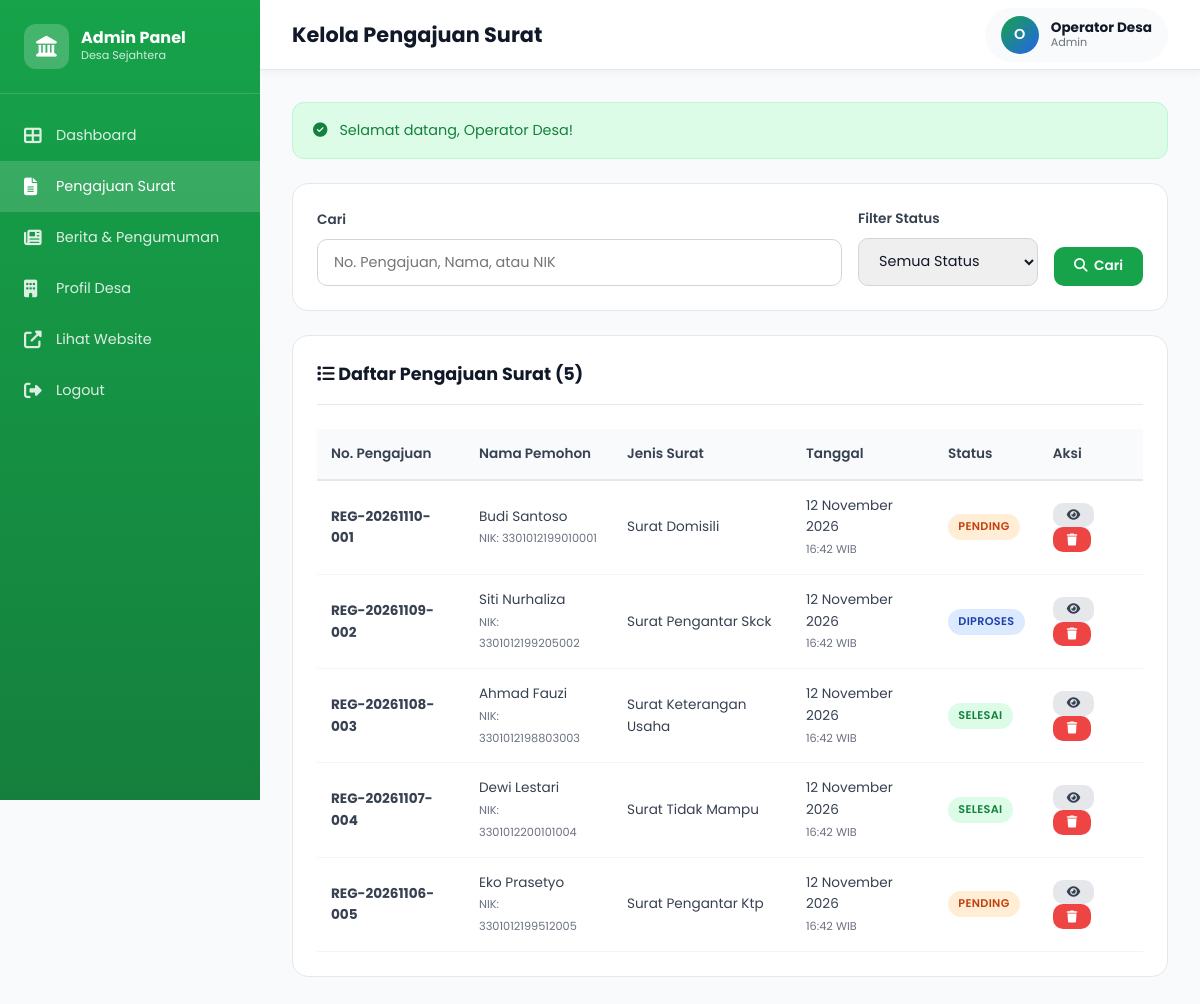
Screenshot of /admin/pengajuan.php (signed in) with the database file from the repository.
### tables this page shows
CREATE TABLE pengajuan_surat (
  id INT PRIMARY KEY AUTO_INCREMENT,
  nomor_pengajuan VARCHAR(50) UNIQUE NOT NULL,
  jenis_surat ENUM(
    'surat_domisili',
    'surat_pengantar_ktp',
    'surat_pengantar_kk',
    'surat_tidak_mampu',
    'surat_kelahiran',
    'surat_keterangan_usaha',
    'surat_pengantar_skck',
    'surat_keterangan_ahli_waris',
    'surat_keterangan_pindah',
    'surat_izin_keramaian',
    'lainnya'
  ) NOT NULL,
  nik VARCHAR(16) NOT NULL,
  nama_pemohon VARCHAR(100) NOT NULL,
  tempat_lahir VARCHAR(100),
  tanggal_lahir DATE,
  jenis_kelamin ENUM('L', 'P'),
  pekerjaan VARCHAR(100),
  alamat TEXT,
  no_telepon VARCHAR(20),
  email VARCHAR(100),
  keperluan TEXT,
  keterangan_tambahan TEXT,
  berkas_pendukung VARCHAR(255),
  status ENUM('pending', 'diproses', 'selesai', 'ditolak') DEFAULT 'pending',
  catatan_admin TEXT,
  tanggal_selesai DATE,
  created_at TIMESTAMP DEFAULT CURRENT_TIMESTAMP,
  updated_at TIMESTAMP DEFAULT CURRENT_TIMESTAMP ON UPDATE CURRENT_TIMESTAMP
);

### config/database.php (called while the page is built, shortened)
<?php
function getConnection() {
    static $conn = null;
    if ($conn === null) {
        $conn = @new mysqli(DB_HOST, DB_USER, DB_PASS, DB_NAME, (int)DB_PORT);
        $conn->options(MYSQLI_OPT_CONNECT_TIMEOUT, DB_TIMEOUT);
        $conn->query("SET time_zone = '+07:00'");
    }
    return $conn;
}
function prepareStatement($query, $params = [], $types = '') {
    $conn = getConnection();
    $stmt = $conn->prepare($query);
    return $stmt;
}
function fetchAll($query, $params = [], $types = '') {
    $stmt = prepareStatement($query, $params, $types);
    if (!$stmt->execute()) {
        error_log("Execute query failed in fetchAll: " . $stmt->error);
        $stmt->close();
        return [];
    }
    $result = $stmt->get_result();
    $rows = [];
    while ($row = $result->fetch_assoc()) {
        $rows[] = $row;
    }
    return $rows;
}

### includes/functions.php (called while the page is built, shortened)
<?php
require_once __DIR__ . '/../config/database.php';
function sanitize($data) {
    $data = trim($data);
    $data = stripslashes($data);
    $data = htmlspecialchars($data, ENT_QUOTES, 'UTF-8');
    return $data;
}
function formatTanggal($date, $showTime = false) {
    $bulan = [
        1 => 'Januari', 'Februari', 'Maret', 'April', 'Mei', 'Juni',
        'Juli', 'Agustus', 'September', 'Oktober', 'November', 'Desember'
    ];
    $timestamp = strtotime($date);
    $tanggal = date('j', $timestamp);
    $bulanAngka = date('n', $timestamp);
    $tahun = date('Y', $timestamp);
    $result = $tanggal . ' ' . $bulan[$bulanAngka] . ' ' . $tahun;
    return $result;
}
function getStatusBadge($status) {
    $badges = [
        'pending' => ['class' => 'warning', 'text' => 'Pending'],
        'diproses' => ['class' => 'info', 'text' => 'Diproses'],
        'selesai' => ['class' => 'success', 'text' => 'Selesai'],
        'ditolak' => ['class' => 'danger', 'text' => 'Ditolak']
    ];
    return $badges[$status] ?? ['class' => 'secondary', 'text' => 'Unknown'];
}

### admin/pengajuan.php (the view, shortened to what this page needs)
<?php
include 'includes/header.php';
$filter_status = $_GET['status'] ?? 'all';
$search = $_GET['search'] ?? '';
$where = "1=1";
$params = [];
$types = '';
$pengajuan = fetchAll(
    "SELECT * FROM pengajuan_surat WHERE $where ORDER BY created_at DESC",
    $params,
    $types
);
?>
<div class="card">
    <form method="GET" style="display: flex; gap: 1rem; align-items: end; flex-wrap: wrap;">
        <div class="form-group" style="margin-bottom: 0; flex: 1; min-width: 200px;">
            <label>Cari</label>
            <input type="text" name="search" class="form-control" placeholder="No. Pengajuan, Nama, atau NIK" value="<?php echo htmlspecialchars($search); ?>" />
        </div>
        <div class="form-group" style="margin-bottom: 0; min-width: 180px;">
            <label>Filter Status</label>
            <select name="status" class="form-control">
                <option value="all" <?php echo $filter_status === 'all' ? 'selected' : ''; ?>>Semua Status</option>
            </select>
        </div>
        <button type="submit" class="btn btn-primary" style="margin-bottom: 0;">
            <i class="fas fa-search"></i> Cari
        </button>
    </form>
</div>
<div class="card">
    <div class="card-header">
        <h3><i class="fas fa-list"></i> Daftar Pengajuan Surat (<?php echo count($pengajuan); ?>)</h3>
    </div>
    <div class="table-responsive">
        <table>
            <thead>
                <tr>
                    <th>No. Pengajuan</th>
                    <th>Nama Pemohon</th>
                    <th>Jenis Surat</th>
                    <th>Tanggal</th>
                    <th>Status</th>
                    <th>Aksi</th>
                </tr>
            </thead>
            <tbody>
                <?php if (!empty($pengajuan)): ?>
                    <?php foreach ($pengajuan as $p):
                        $badge = getStatusBadge($p['status']);
                    ?>
                    <tr>
                        <td><strong><?php echo sanitize($p['nomor_pengajuan']); ?></strong></td>
                        <td><?php echo sanitize($p['nama_pemohon']); ?><br>
                            <small style="color: var(--gray-500);">NIK: <?php echo sanitize($p['nik']); ?></small>
                        </td>
                        <td><?php echo ucwords(str_replace('_', ' ', $p['jenis_surat'])); ?></td>
                        <td><?php echo formatTanggal($p['created_at']); ?><br>
                            <small style="color: var(--gray-500);"><?php echo date('H:i', strtotime($p['created_at'])); ?> WIB</small>
                        </td>
                        <td><span class="badge badge-<?php echo $badge['class']; ?>"><?php echo $badge['text']; ?></span></td>
                        <td>
                            <a href="?id=<?php echo $p['id']; ?>" class="btn btn-sm btn-secondary" title="Detail">
                                <i class="fas fa-eye"></i>
                            </a>
                            <a href="?delete=<?php echo $p['id']; ?>" class="btn btn-sm btn-danger" title="Hapus" data-confirm="Yakin ingin menghapus pengajuan ini?">
                                <i class="fas fa-trash"></i>
                            </a>
                        </td>
                    </tr>
                    <?php endforeach; ?>
                <?php endif; ?>
            </tbody>
        </table>
    </div>
</div>
<?php include 'includes/footer.php'; ?>

### assets/css/admin.css (style rules this page uses)
*, *::before, *::after { box-sizing: border-box; margin: 0; padding: 0; }
:root { --primary: #16a34a; --primary-dark: #15803d; --secondary: #2563eb; --danger: #ef4444; --warning: #f59e0b; --info: #3b82f6; --success: #10b981; --gray-50: #f9fafb; --gray-100: #f3f4f6; --gray-200: #e5e7eb; --gray-300: #d1d5db; --gray-500: #6b7280; --gray-700: #374151; --gray-900: #111827; --white: #ffffff; --sidebar-width: 260px; --topbar-height: 70px; }
body { font-family: 'Poppins', -apple-system, BlinkMacSystemFont, 'Segoe UI', sans-serif; background: var(--gray-50); color: var(--gray-700); font-size: 14px; line-height: 1.6; }
.card { background: var(--white); border-radius: 1rem; padding: 1.5rem; border: 1px solid var(--gray-200); margin-bottom: 1.5rem; }
.card-header { display: flex; justify-content: space-between; align-items: center; margin-bottom: 1.5rem; padding-bottom: 1rem; border-bottom: 1px solid var(--gray-200); }
.card-header h3 { font-size: 1.1rem; font-weight: 700; color: var(--gray-900); }
.table-responsive { overflow-x: auto; }
table { width: 100%; border-collapse: collapse; font-size: 0.85rem; }
thead { background: var(--gray-50); }
th { padding: 0.875rem; text-align: left; font-weight: 600; color: var(--gray-700); border-bottom: 2px solid var(--gray-200); }
td { padding: 0.875rem; border-bottom: 1px solid var(--gray-100); }
.badge { display: inline-block; padding: 0.25rem 0.65rem; border-radius: 999px; font-size: 0.7rem; font-weight: 600; text-transform: uppercase; letter-spacing: 0.03em; }
.badge-success { background: #dcfce7; color: #15803d; }
.badge-warning { background: #ffedd5; color: #c2410c; }
.badge-info { background: #dbeafe; color: #1e40af; }
.btn { display: inline-flex; align-items: center; gap: 0.4rem; padding: 0.6rem 1.25rem; border: none; border-radius: 0.625rem; font-size: 0.85rem; font-weight: 600; cursor: pointer; font-family: inherit; text-decoration: none; transition: all 0.2s; }
.btn-primary { background: var(--primary); color: var(--white); }
.btn-secondary { background: var(--gray-200); color: var(--gray-700); }
.btn-danger { background: var(--danger); color: var(--white); }
.btn-sm { padding: 0.4rem 0.875rem; font-size: 0.75rem; }
.form-group { margin-bottom: 1.25rem; }
.form-group label { display: block; font-size: 0.85rem; font-weight: 600; color: var(--gray-700); margin-bottom: 0.5rem; }
.form-control, textarea, select { width: 100%; padding: 0.75rem 1rem; border: 1.5px solid var(--gray-300); border-radius: 0.625rem; font-size: 0.9rem; font-family: inherit; color: var(--gray-900); transition: all 0.2s; }

### rows the page displays
pengajuan_surat: nomor_pengajuan "REG-20261110-001", nama_pemohon "Budi Santoso", nik "3301012199010001", jenis_surat "Surat Domisili", created_at "12 November 2026", created_at "16:42", status "PENDING"
pengajuan_surat: nomor_pengajuan "REG-20261109-002", nama_pemohon "Siti Nurhaliza", nik "3301012199205002", jenis_surat "Surat Pengantar Skck", created_at "12 November 2026", created_at "16:42", status "DIPROSES"
pengajuan_surat: nomor_pengajuan "REG-20261108-003", nama_pemohon "Ahmad Fauzi", nik "3301012198803003", jenis_surat "Surat Keterangan Usaha", created_at "12 November 2026", created_at "16:42", status "SELESAI"
pengajuan_surat: nomor_pengajuan "REG-20261107-004", nama_pemohon "Dewi Lestari", nik "3301012200101004", jenis_surat "Surat Tidak Mampu", created_at "12 November 2026", created_at "16:42", status "SELESAI"
pengajuan_surat: nomor_pengajuan "REG-20261106-005", nama_pemohon "Eko Prasetyo", nik "3301012199512005", jenis_surat "Surat Pengantar Ktp", created_at "12 November 2026", created_at "16:42", status "PENDING"

### other values shown
$page_title "Kelola Pengajuan Surat"
$admin_initial "O"
$admin_name "Operator Desa"
$_SESSION['admin_level'] "Admin"
$flash['message'] "Selamat datang, Operator Desa!"
count($pengajuan) "5"
